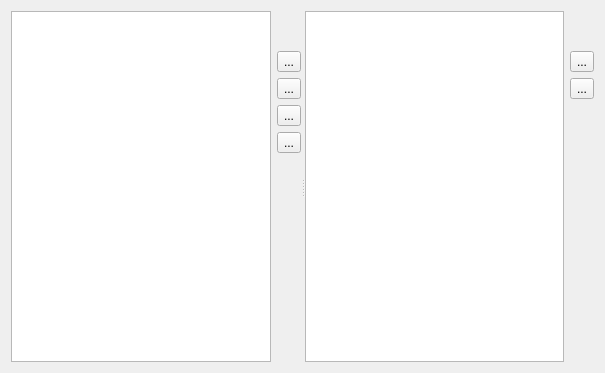
<?xml version="1.0" encoding="UTF-8"?>
<ui version="4.0">
 <class>QueryBuilderSortWidget</class>
 <widget class="QWidget" name="QueryBuilderSortWidget">
  <property name="geometry">
   <rect>
    <x>0</x>
    <y>0</y>
    <width>605</width>
    <height>373</height>
   </rect>
  </property>
  <property name="windowTitle">
   <string>Form</string>
  </property>
  <layout class="QGridLayout" name="gridLayout">
   <item row="0" column="0">
    <widget class="QSplitter" name="splitter">
     <property name="orientation">
      <enum>Qt::Horizontal</enum>
     </property>
     <widget class="QWidget" name="horizontalLayoutWidget">
      <layout class="QHBoxLayout" name="horizontalLayout">
       <item>
        <widget class="QTreeView" name="treeAllFields"/>
       </item>
       <item>
        <layout class="QVBoxLayout" name="verticalLayout">
         <item>
          <spacer name="verticalSpacer">
           <property name="orientation">
            <enum>Qt::Vertical</enum>
           </property>
           <property name="sizeType">
            <enum>QSizePolicy::Fixed</enum>
           </property>
           <property name="sizeHint" stdset="0">
            <size>
             <width>20</width>
             <height>40</height>
            </size>
           </property>
          </spacer>
         </item>
         <item>
          <widget class="QToolButton" name="btnInsertRight">
           <property name="text">
            <string>...</string>
           </property>
           <property name="icon">
            <iconset resource="resurses.qrc">
             <normaloff>:/img/chevron-right.svg</normaloff>:/img/chevron-right.svg</iconset>
           </property>
          </widget>
         </item>
         <item>
          <widget class="QToolButton" name="btnInsertRightAll">
           <property name="text">
            <string>...</string>
           </property>
           <property name="icon">
            <iconset resource="resurses.qrc">
             <normaloff>:/img/chevron-double-right.svg</normaloff>:/img/chevron-double-right.svg</iconset>
           </property>
          </widget>
         </item>
         <item>
          <widget class="QToolButton" name="btnInsertLeft">
           <property name="text">
            <string>...</string>
           </property>
           <property name="icon">
            <iconset resource="resurses.qrc">
             <normaloff>:/img/chevron-left.svg</normaloff>:/img/chevron-left.svg</iconset>
           </property>
          </widget>
         </item>
         <item>
          <widget class="QToolButton" name="btnInsertLeftAll">
           <property name="text">
            <string>...</string>
           </property>
           <property name="icon">
            <iconset resource="resurses.qrc">
             <normaloff>:/img/chevron-double-left.svg</normaloff>:/img/chevron-double-left.svg</iconset>
           </property>
          </widget>
         </item>
         <item>
          <spacer name="verticalSpacer_2">
           <property name="orientation">
            <enum>Qt::Vertical</enum>
           </property>
           <property name="sizeHint" stdset="0">
            <size>
             <width>20</width>
             <height>40</height>
            </size>
           </property>
          </spacer>
         </item>
        </layout>
       </item>
      </layout>
     </widget>
     <widget class="QWidget" name="horizontalLayoutWidget_2">
      <layout class="QHBoxLayout" name="horizontalLayout_2">
       <item>
        <widget class="QTreeView" name="treeSortFields"/>
       </item>
       <item>
        <layout class="QVBoxLayout" name="verticalLayout_2">
         <item>
          <spacer name="verticalSpacer_3">
           <property name="orientation">
            <enum>Qt::Vertical</enum>
           </property>
           <property name="sizeType">
            <enum>QSizePolicy::Fixed</enum>
           </property>
           <property name="sizeHint" stdset="0">
            <size>
             <width>20</width>
             <height>40</height>
            </size>
           </property>
          </spacer>
         </item>
         <item>
          <widget class="QToolButton" name="btnMoveUp">
           <property name="text">
            <string>...</string>
           </property>
           <property name="icon">
            <iconset resource="resurses.qrc">
             <normaloff>:/img/moveup.png</normaloff>:/img/moveup.png</iconset>
           </property>
          </widget>
         </item>
         <item>
          <widget class="QToolButton" name="btnMoveDown">
           <property name="text">
            <string>...</string>
           </property>
           <property name="icon">
            <iconset resource="resurses.qrc">
             <normaloff>:/img/movedown.png</normaloff>:/img/movedown.png</iconset>
           </property>
          </widget>
         </item>
         <item>
          <spacer name="verticalSpacer_4">
           <property name="orientation">
            <enum>Qt::Vertical</enum>
           </property>
           <property name="sizeHint" stdset="0">
            <size>
             <width>20</width>
             <height>40</height>
            </size>
           </property>
          </spacer>
         </item>
        </layout>
       </item>
      </layout>
     </widget>
    </widget>
   </item>
  </layout>
 </widget>
 <resources>
  <include location="resurses.qrc"/>
 </resources>
 <connections/>
</ui>
